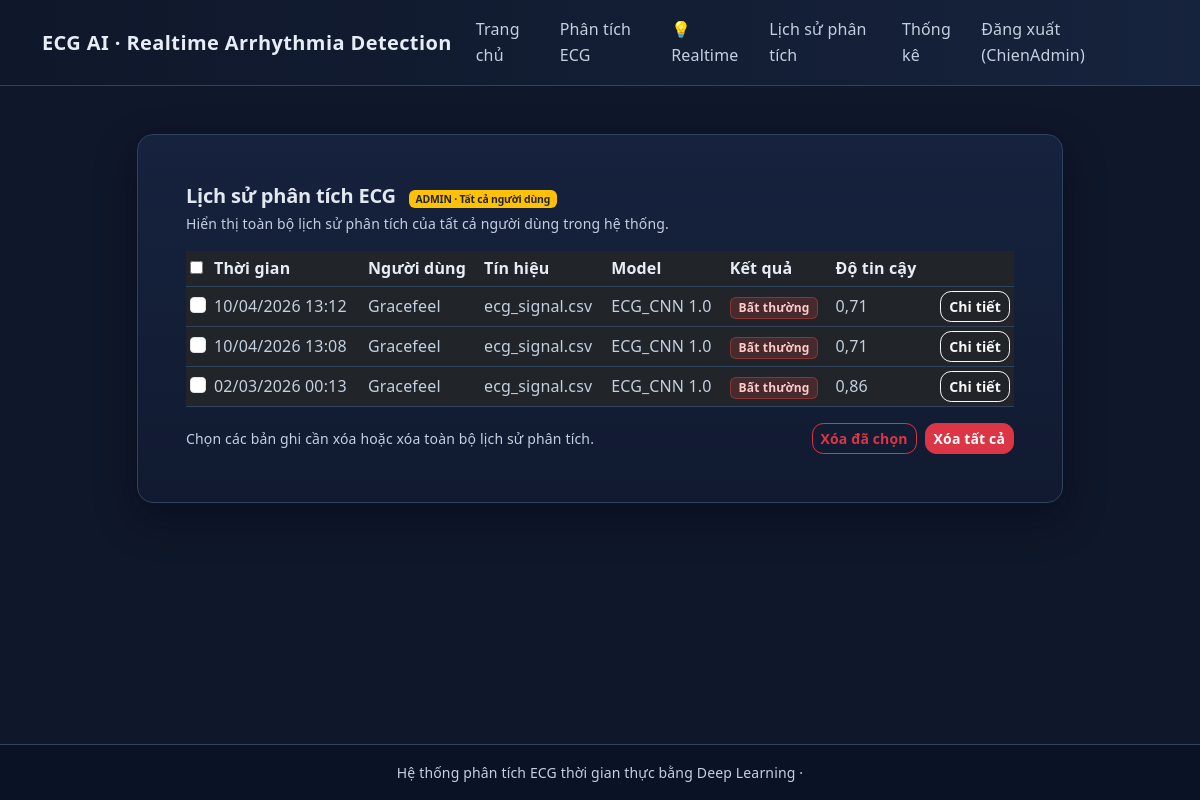
Page /lich-su-phan-tich/ (signed in) on the earlier database version.
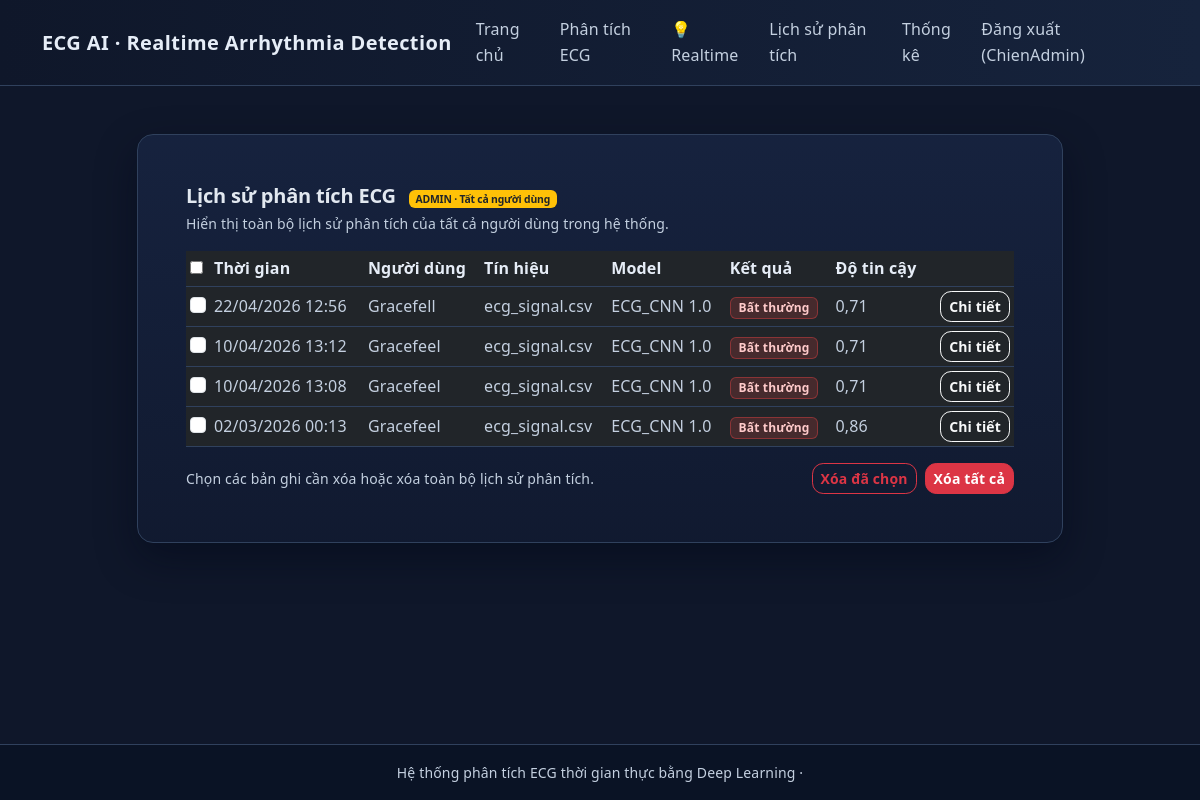
Same page on the later database version.
### users/models.py (models this page shows, shortened)
class User(AbstractUser):
    id = models.UUIDField(primary_key=True, default=uuid.uuid4, editable=False)
    username = models.CharField("Tên đăng nhập", max_length=150, unique=True)
    email = models.EmailField("email", max_length=150, unique=True)
    date_joined = models.DateTimeField("ngày tham gia", default=timezone.now)
    class Meta:
        verbose_name = "người dùng"
        verbose_name_plural = "người dùng"

### ecg/models.py (models this page shows, shortened)
class Prediction(models.Model):
    id = models.UUIDField(primary_key=True, default=uuid.uuid4, editable=False)
    signal = models.ForeignKey(
        ECGSignal, on_delete=models.CASCADE, related_name="predictions"
    )
    model = models.ForeignKey(
        ModelVersion, on_delete=models.PROTECT, related_name="predictions"
    )
    predicted_class = models.IntegerField()
    confidence_score = models.FloatField()
    mapped_result = models.CharField(max_length=20)
    timestamp = models.DateTimeField(default=timezone.now)
    created_at = models.DateTimeField(default=timezone.now)

class ECGSignal(models.Model):
    id = models.UUIDField(primary_key=True, default=uuid.uuid4, editable=False)
    user = models.ForeignKey(
        settings.AUTH_USER_MODEL,
        on_delete=models.SET_NULL,
        null=True,
        blank=True,
        related_name="ecg_signals",
    )
    signal_file = models.CharField(max_length=255)
    sampling_rate = models.IntegerField()
    duration = models.FloatField()
    uploaded_at = models.DateTimeField(default=timezone.now)

class ModelVersion(models.Model):
    id = models.UUIDField(primary_key=True, default=uuid.uuid4, editable=False)
    model_name = models.CharField(max_length=100)
    version = models.CharField(max_length=20)
    model_path = models.CharField(max_length=255)
    is_active = models.BooleanField(default=True)
    created_at = models.DateTimeField(default=timezone.now)

### ecg/views.py (the view, shortened to what this page needs)
# urls.py: path("lich-su-phan-tich/", views.analysis_history, name="analysis_history"),
@login_required(login_url="users:login")
def analysis_history(request):
    if request.user.is_staff:
        predictions = (
            Prediction.objects.select_related("signal", "model", "signal__user")
            .order_by("-timestamp")[:100]
        )
        is_admin_view = True
    return render(
        request,
        "ecg/history.html",
        {
            "predictions": predictions,
            "is_admin_view": is_admin_view,
        },
    )

### ecg/templates/ecg/history.html (shortened to what this page needs)
{% extends "ecg/base.html" %}
{% block content %}
<div class="row justify-content-center">
    <div class="col-lg-10">
        <div class="card card-glass mb-4">
            <div class="card-body p-4 p-md-5">
                <div class="d-flex justify-content-between align-items-center mb-3">
                    <div>
                        <h1 class="h5 mb-1">Lịch sử phân tích ECG
                            {% if is_admin_view %}
                                <span class="badge bg-warning text-dark ms-2 admin-badge">ADMIN · Tất cả người dùng</span>
                            {% endif %}
                        </h1>
                        <p class="text-secondary small mb-0">
                            {% if is_admin_view %}
                                Hiển thị toàn bộ lịch sử phân tích của tất cả người dùng trong hệ thống.
                            {% else %}
                                Lịch sử phân tích ECG của bạn.
                            {% endif %}
                        </p>
                    </div>
                </div>
                {% if predictions %}
                    <form method="post" action="{% url 'ecg:delete_history' %}" id="history-delete-form">
                        <div class="table-responsive">
                            <table class="table table-dark table-sm align-middle mb-0 history-table">
                                <thead>
                                    <tr>
                                        <th class="history-select-col">
                                            <input type="checkbox" id="select-all">
                                        </th>
                                        <th>Thời gian</th>
                                        {% if is_admin_view %}
                                            <th>Người dùng</th>
                                        {% endif %}
                                        <th>Tín hiệu</th>
                                        <th>Model</th>
                                        <th>Kết quả</th>
                                        <th>Độ tin cậy</th>
                                        <th></th>
                                    </tr>
                                </thead>
                                <tbody>
                                    {% for p in predictions %}
                                        <tr>
                                            <td>
                                                <input
                                                    type="checkbox"
                                                    name="selected_predictions"
                                                    value="{{ p.id }}"
                                                    class="form-check-input prediction-checkbox"
                                                >
                                            </td>
                                            <td>{{ p.timestamp|date:"d/m/Y H:i" }}</td>
                                            {% if is_admin_view %}
                                                <td>
                                                    {% if p.signal.user %}
                                                        {{ p.signal.user.username }}
                                                    {% else %}
                                                        <span class="text-secondary fst-italic">Khách</span>
                                                    {% endif %}
                                                </td>
                                            {% endif %}
                                            <td>{{ p.signal.signal_file }}</td>
                                            <td>{{ p.model.model_name }} {{ p.model.version }}</td>
                                            <td>
                                                {% if p.mapped_result == "Bình thường" %}
                                                    <span class="badge badge-normal">Bình thường</span>
                                                {% else %}
                                                    <span class="badge badge-abnormal">Bất thường</span>
                                                {% endif %}
                                            </td>
                                            <td>{{ p.confidence_score|floatformat:2 }}</td>
                                            <td class="text-end">
                                                <a href="{% url 'ecg:prediction_detail' p.id %}" class="btn btn-outline-light btn-sm">
                                                    Chi tiết
                                                </a>
                                            </td>
                                        </tr>
                                    {% endfor %}
                                </tbody>
                            </table>
                        </div>
                        <div class="d-flex justify-content-between align-items-center mt-3">
                            <p class="text-secondary small mb-0">
                                Chọn các bản ghi cần xóa hoặc xóa toàn bộ lịch sử phân tích.
                            </p>
                            <div class="d-flex gap-2">
                                <button
                                    type="submit"
                                    name="action"
                                    value="selected"
                                    class="btn btn-outline-danger btn-sm history-delete-btn"
                                    data-confirm-message="Bạn có chắc chắn muốn xóa các bản ghi đã chọn?"
                                >
                                    Xóa đã chọn
                                </button>
                                <button
                                    type="submit"
                                    name="action"
                                    value="all"
                                    class="btn btn-danger btn-sm history-delete-btn"
                                    data-confirm-message="Bạn có chắc chắn muốn xóa TẤT CẢ lịch sử phân tích?"
                                >
                                    Xóa tất cả
                                </button>
                            </div>
                        </div>
                    </form>
                {% else %}
                    <p class="text-secondary small mb-0">
                        Chưa có bản ghi phân tích nào. Hãy thực hiện phân tích ECG trước.
                    </p>
                {% endif %}
            </div>
        </div>
    </div>
</div>
{% endblock %}

### ecg/templates/ecg/base.html (shortened to what this page needs)
{% load static %}
<!DOCTYPE html>
<html lang="vi">
<head>
    <link href="https://cdn.jsdelivr.net/npm/bootstrap@5.3.3/dist/css/bootstrap.min.css" rel="stylesheet">
    <link rel="stylesheet" href="{% static 'ecg/css/styles.css' %}">
</head>
<body>
    <nav class="navbar navbar-expand-lg navbar-dark">
        <div class="container">
            <a class="navbar-brand" href="{% url 'ecg:home' %}">
                ECG AI · Realtime Arrhythmia Detection
            </a>
            <div class="collapse navbar-collapse" id="navbarNav">
                <ul class="navbar-nav ms-auto">
                    <li class="nav-item">
                        <a class="nav-link" href="{% url 'ecg:home' %}">Trang chủ</a>
                    </li>
                    <li class="nav-item">
                        <a class="nav-link" href="{% url 'ecg:analyze_upload' %}">Phân tích ECG</a>
                    </li>
                    <li class="nav-item">
                        <a class="nav-link" href="{% url 'ecg:realtime_dashboard' %}">&#128161; Realtime</a>
                    </li>
                    {% if user.is_authenticated %}
                    <li class="nav-item">
                        <a class="nav-link" href="{% url 'ecg:analysis_history' %}">Lịch sử phân tích</a>
                    </li>
                    {% endif %}
                    {% if user.is_authenticated %}
                        {% if user.is_staff %}
                            <li class="nav-item">
                                <a class="nav-link" href="{% url 'users:stats' %}">Thống kê</a>
                            </li>
                        {% endif %}
                        <li class="nav-item">
                            <a class="nav-link" href="{% url 'users:logout' %}">Đăng xuất ({{ user.username }})</a>
                        </li>
                    {% endif %}
                </ul>
            </div>
        </div>
    </nav>
    <main class="content-wrapper py-4 py-md-5">
        <div class="container">
            {% block content %}{% endblock %}
        </div>
    </main>
    <footer class="py-3">
        <div class="container text-center text-secondary small">
            Hệ thống phân tích ECG thời gian thực bằng Deep Learning · {{ now|default:"" }}
        </div>
    </footer>
</body>
</html>

### ecg/static/ecg/css/styles.css (style rules this page uses)
:root { --color-bg-primary: #0f172a; --color-bg-card: #111b31; --color-text-primary: #e6edf7; --color-text-secondary: #c4d0e0; --color-text-muted: #93a4bb; --color-accent: #38bdf8; --color-success: #22c55e; --color-danger: #ef4444; --color-border-soft: #30415d; --color-bg-elevated: #172440; --color-shadow-card: 0 16px 40px rgba(2, 6, 23, 0.45); --radius-card: 1rem; --green: #22c55e; --red: #ef4444; --blue: #38bdf8; --amber: #fbbf24; --bg: #0f172a; --surface: #1e293b; --border: rgba(148, 163, 184, 0.2); --text-muted: #94a3b8; }
html { font-size: 16px; }
body { background: var(--color-bg-primary); color: var(--color-text-primary); min-height: 100vh; display: flex; flex-direction: column; line-height: 1.65; letter-spacing: 0.01em; text-rendering: optimizeLegibility; }
h1, h2, h3, h4, h5, h6, .h1, .h2, .h3, .h4, .h5, .h6, .card-title, .modal-title { color: var(--color-text-primary); font-weight: 650; line-height: 1.28; letter-spacing: -0.01em; }
h1, .h1 { font-size: clamp(1.7rem, 2.8vw, 2.25rem); }
p, li, label, small { color: var(--color-text-secondary); }
a { color: #7dd3fc; }
.navbar { background: linear-gradient(90deg, #0f172a 0%, #16233c 100%); border-bottom: 1px solid var(--color-border-soft); }
.navbar-brand { font-weight: 700; letter-spacing: 0.02em; color: var(--color-text-primary) !important; }
.navbar-dark .navbar-nav .nav-link { color: var(--color-text-secondary); opacity: 1; font-weight: 500; }
.content-wrapper { flex: 1; }
.card-glass { background: linear-gradient(180deg, rgba(23, 36, 64, 0.92), rgba(17, 27, 49, 0.92)); border-radius: var(--radius-card); border: 1px solid var(--color-border-soft); box-shadow: var(--color-shadow-card); backdrop-filter: blur(10px); color: var(--color-text-primary); }
.card-glass .card-body { padding: clamp(1rem, 1.2rem + 0.4vw, 1.75rem); }
.btn { border-radius: 0.7rem; font-weight: 600; letter-spacing: 0.01em; }
.text-secondary, .text-body-secondary, .form-text { color: var(--color-text-secondary) !important; }
.badge-abnormal { background: rgba(239, 68, 68, 0.18); border: 1px solid rgba(239, 68, 68, 0.4); color: #fecaca; }
footer { border-top: 1px solid var(--color-border-soft); background: #0a1325; }
.history-table th, .history-table td { border-color: var(--color-border-soft) !important; color: var(--color-text-secondary); }
.history-table thead th { color: var(--color-text-primary); }
.card-glass h1 { color: #e2e8f0; }
.admin-badge { font-size: 0.65rem; }
.history-select-col { width: 1%; }

Differences in the rows shown:
added Prediction: timestamp "22/04/2026 12:56", signal.user.username "Gracefell", signal.signal_file "ecg_signal.csv", model.model_name "ECG_CNN", model.version "1.0", mapped_result "Bất thường", confidence_score "0,71"
